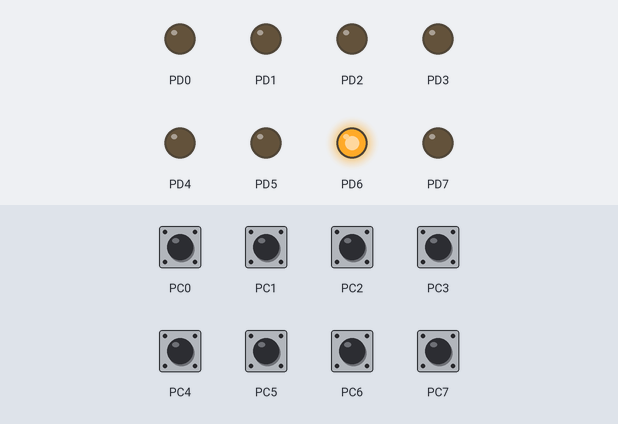
Bench run of a program on a simulated ATmega1284P, built with avr-gcc and emulated at 16 MHz. On the bench: output pins drawn as LEDs (lit = HIGH). Inputs (shaded band) come from the test bench; at power-on: PC0–7 HIGH.

Above: at 1.2 s.
1.3 s: PC0 pulled LOW for 0.15 s
At 1.8 s:
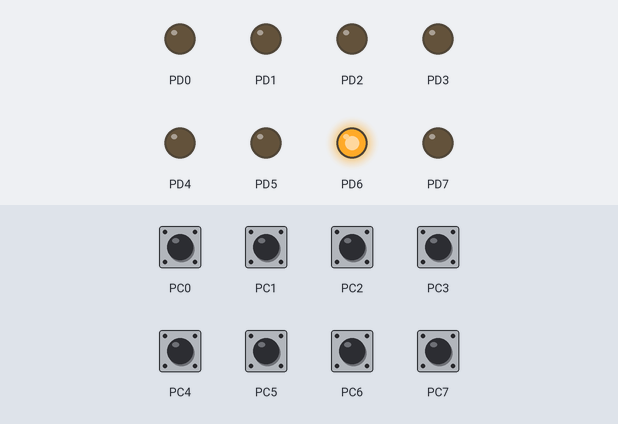
2.9 s: PC6 pulled LOW for 0.15 s
At 2.97 s:
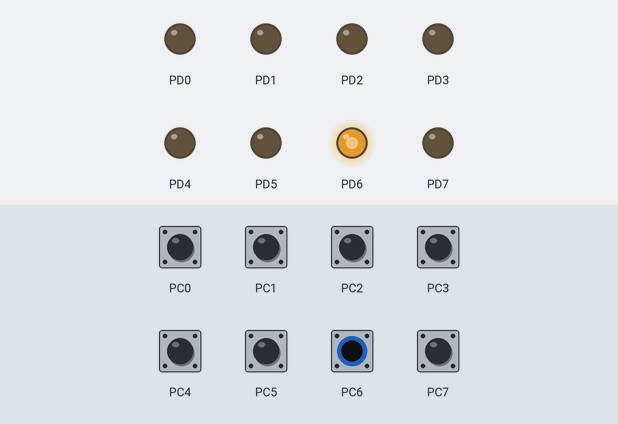
4.5 s: PC7 pulled LOW for 0.15 s
At 4.57 s:
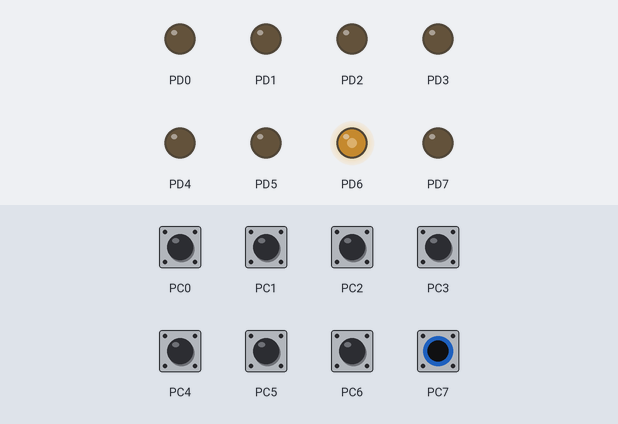
6.1 s: PC1 pulled LOW for 0.15 s
At 6.7 s:
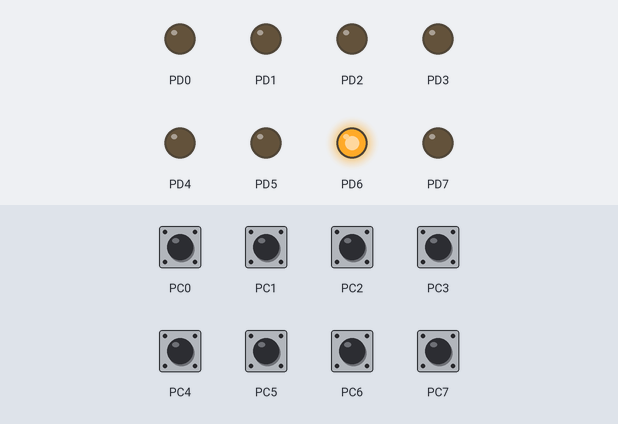
7.7 s: PC2 pulled LOW for 0.15 s
At 9.0 s:
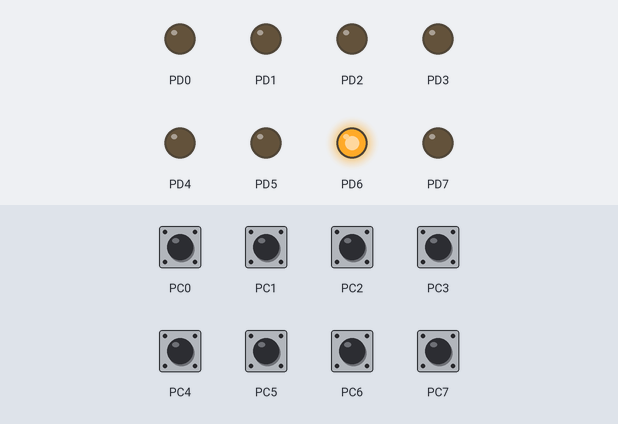
9.3 s: PC3 pulled LOW for 0.15 s
At 10.3 s:
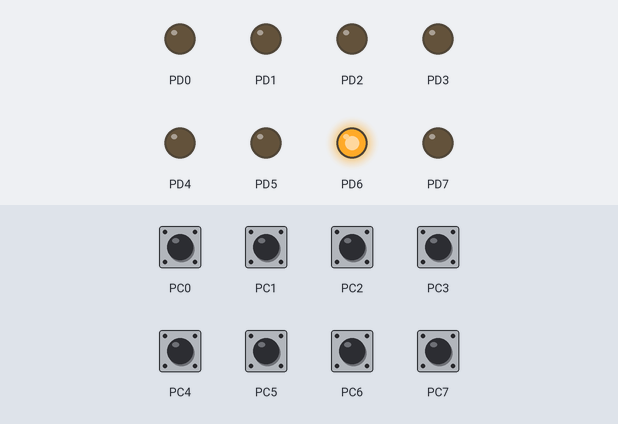
Timing chart, 0 to 11.9 s (numbered marks = the images above; inputs shaded):
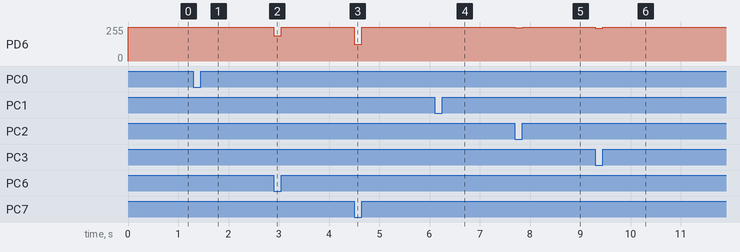

Measured:
- after the input at 1.3 s, PD6: 255/255 → 254/255 at once, → 255/255 0.15 s later
- after the input at 2.9 s, PD6: 255/255 → 191/255 at once, → 255/255 0.15 s later
- after the input at 4.5 s, PD6: 255/255 → 127/255 at once, → 255/255 0.15 s later
- after the input at 6.1 s, PD6: 255/255 → 253/255 at once, → 255/255 0.15 s later
- after the input at 7.7 s, PD6: 255/255 → 251/255 at once, → 255/255 0.15 s later
- after the input at 9.3 s, PD6: 255/255 → 247/255 at once, → 255/255 0.15 s later

The program:

main.c
```c
/*
 * jsorg002_finalProject_secondMC.c
 *
 * Created: 05.06.2018 13:59:32
 * Author : Jonas
 */

#include <avr/io.h>
#include <util/delay.h>
#include "timer.h"
#include "pwm.h"

unsigned char redValue = 0x00;


int main(void)
{
	DDRC = 0x00; PORTC = 0xFF;
	DDRD = 0xFF; PORTD = 0x00;
    /* Replace with your application code */
	Init_PWM();
	//pwm_enable(2);
	//pwm_dutycycle(2, 100);

    while (1)
    {
		if(PINC != redValue){
			redValue = PINC;
			if(redValue >0){
				pwm_enable(2);
				pwm_dutycycle(2, redValue);
			} else {
				pwm_disable(2);
			}
		}
		_delay_ms(1);
    }
}
```

io.h
```c
#ifndef __io_h__
#define __io_h__

void LCD_init(void);
void LCD_SetUpPorts(void);
void LCD_printfRGB(char r, char g, char b);
void LCD_ClearScreen(void);
void LCD_WriteCommand (unsigned char Command);
void LCD_WriteData (unsigned char Data);
void LCD_Cursor (unsigned char column);
void LCD_DisplayString(unsigned char column ,const unsigned char *string);
void delay_ms(int miliSec);
#endif
```

pwm.h
```c
#ifndef PWM_H
#define PWM_H

#include <avr/io.h>
#include <util/delay.h>

void Init_PWM(void)
{
	// Set mode of operation to FastPWM
	TCCR2A |= (1<<WGM20 | 1<<WGM21);

	// Set clock source (prescaler)
	TCCR2B |= (1<<CS21);

	// Set to 50% duty cycle
	OCR2A = 0x00;
	OCR2B = 0x00;

}

void pwm_enable(unsigned char channel) {
	if (channel == 1) TCCR2A |= 1<<COM2A1;
	if (channel == 2) TCCR2A |= 1<<COM2B1;
}

void pwm_disable(unsigned char channel) {
	if (channel == 1) TCCR2A &= ~(1<<COM2A1);
	if (channel == 2) TCCR2A &= ~(1<<COM2B1);
}

void pwm_dutycycle(unsigned char channel, uint8_t dutycycle) {
	if (channel == 1) OCR2A = dutycycle;
	if (channel == 2) OCR2B = dutycycle;
}


#endif
```

timer.h
```c
// Permission to copy is granted provided that this header remains intact.
// This software is provided with no warranties.

////////////////////////////////////////////////////////////////////////////////

#ifndef TIMER_H
#define TIMER_H

#include <avr/interrupt.h>

volatile unsigned char TimerFlag = 0; // TimerISR() sets this to 1. C programmer should clear to 0.

// Internal variables for mapping AVR's ISR to our cleaner TimerISR model.
unsigned long _avr_timer_M = 1; // Start count from here, down to 0. Default 1ms
unsigned long _avr_timer_cntcurr = 0; // Current internal count of 1ms ticks

// Set TimerISR() to tick every M ms
void TimerSet(unsigned long M) {
	_avr_timer_M = M;
	_avr_timer_cntcurr = _avr_timer_M;
}

void TimerOn(void) {
	// AVR timer/counter controller register TCCR1
	TCCR1B 	= 0x0B;	// bit3 = 1: CTC mode (clear timer on compare)
	// bit2bit1bit0=011: prescaler /64
	// 00001011: 0x0B
	// SO, 8 MHz clock or 8,000,000 /64 = 125,000 ticks/s
	// Thus, TCNT1 register will count at 125,000 ticks/s

	// AVR output compare register OCR1A.
	OCR1A 	= 125;	// Timer interrupt will be generated when TCNT1==OCR1A
	// We want a 1 ms tick. 0.001 s * 125,000 ticks/s = 125
	// So when TCNT1 register equals 125,
	// 1 ms has passed. Thus, we compare to 125.
	// AVR timer interrupt mask register

	TIMSK1 	= 0x02; // bit1: OCIE1A -- enables compare match interrupt

	//Initialize avr counter
	TCNT1 = 0;

	// TimerISR will be called every _avr_timer_cntcurr milliseconds
	_avr_timer_cntcurr = _avr_timer_M;

	//Enable global interrupts
	SREG |= 0x80;	// 0x80: 1000000
}

void TimerOff(void) {
	TCCR1B 	= 0x00; // bit3bit2bit1bit0=0000: timer off
}

void TimerISR(void) {
	TimerFlag = 1;
}

// In our approach, the C programmer does not touch this ISR, but rather TimerISR()
ISR(TIMER1_COMPA_vect)
{
	// CPU automatically calls when TCNT0 == OCR0 (every 1 ms per TimerOn settings)
	_avr_timer_cntcurr--; 			// Count down to 0 rather than up to TOP
	if (_avr_timer_cntcurr == 0) { 	// results in a more efficient compare
		TimerISR(); 				// Call the ISR that the user uses
		_avr_timer_cntcurr = _avr_timer_M;
	}
}

#endif //TIMER_H
```
